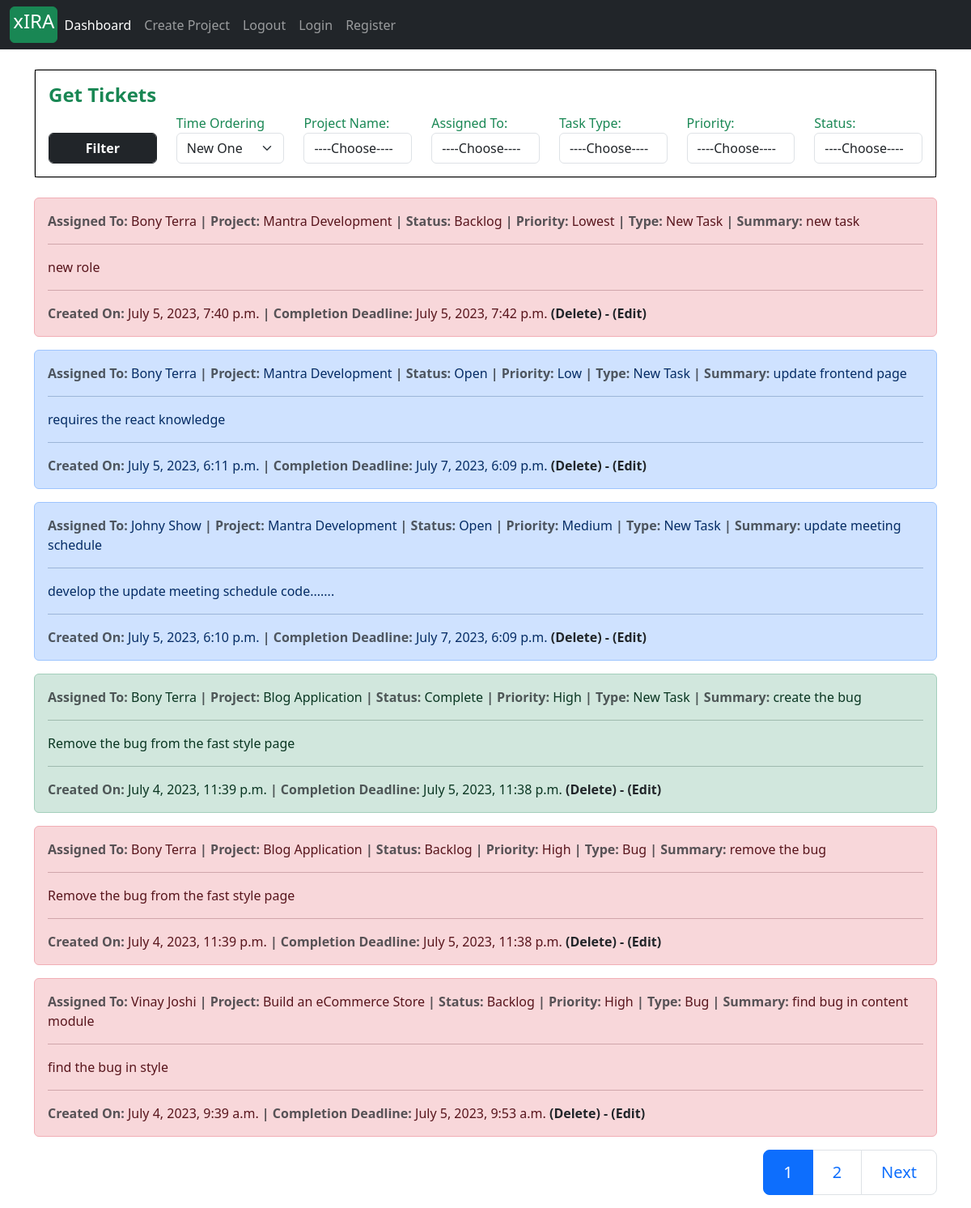
Page /ticket/manage/ (signed in) on the committed database.
### tickets/models.py (models this page shows, shortened)
class Task(models.Model):
    project       = models.ForeignKey(Project, on_delete=models.CASCADE)
    task_type     = models.CharField(max_length=30, choices = task_type_choices)
    short_summary = models.CharField(max_length=80)
    description   = models.TextField(max_length=500)
    assignee     = models.ForeignKey(Account, on_delete=models.CASCADE)
    status        = models.CharField(max_length=25, choices=status_field)
    priority      = models.CharField(max_length=25, choices=priority_field)
    start_date    = models.DateTimeField(auto_now_add=True)
    estimated_end_date = models.DateTimeField()
    def task_as_back_log(self):
        current_time = datetime.datetime.now().astimezone()
        estimated_end_date = self.estimated_end_date.astimezone()
        if self.status == 'Complete':
            return False
        if current_time >= estimated_end_date:
            self.status = 'Backlog'
            self.save()
            return True
        else:
            return False

### accounts/models.py (models this page shows, shortened)
class Account(AbstractBaseUser):
    first_name           = models.CharField(max_length=50)
    last_name            = models.CharField(max_length=50)
    work_email           = models.EmailField(max_length=100, unique=True)
    contact_number       = models.CharField(max_length=50)
    work_profile         = models.CharField(max_length=30, choices=choices)
    date_joined     = models.DateTimeField(auto_now_add=True)
    last_login      = models.DateTimeField(auto_now_add=True)
    is_admin        = models.BooleanField(default=False)
    is_staff        = models.BooleanField(default=False)
    is_active        = models.BooleanField(default=False)
    is_superadmin        = models.BooleanField(default=False)
    USERNAME_FIELD = 'work_email'
    REQUIRED_FIELDS = ['first_name', 'last_name']
    objects = MyAccountManager()
    def __str__(self):
        return f'{self.first_name} {self.last_name}'
    def is_project_manager(self):
        try:
            temp = ProjectManager.objects.get(project_manager__id=self.id)
            is_manager = True
        except ProjectManager.DoesNotExist:
            is_manager = False
        return is_manager

### projects/models.py (models this page shows)
class Project(models.Model):
    project_name         = models.CharField(max_length=30)
    project_description  = models.TextField(max_length=600, blank=True)
    project_category     = models.CharField(max_length=30, choices=choices)
    project_manager      =  models.ForeignKey(ProjectManager, on_delete=models.SET_NULL, null=True)
    assignees            =  models.ManyToManyField(Account)
    start_date           = models.DateTimeField(auto_now_add=True)
    estimated_end_date   = models.DateTimeField()
    def __str__(self):
        return self.project_name

### tickets/views.py (the view, shortened to what this page needs)
# urls.py: path('manage/', views.manage_ticket, name='manage_ticket'),
@login_required(login_url='login')
def manage_ticket(request):
    url = get_url(request)
    if request.user.is_project_manager():
        project_coice_tuple_list, assignee_choice_tuple_list = get_choice_fields(request.user)
        context = {
            'project_choice': project_coice_tuple_list,
            'assignee_choice': assignee_choice_tuple_list,
            'status_choice': status_field,
            'task_type_choice': task_type_choices,
            'priority_choice': priority_field,
        }
        all_task_query = get_all_tickets_project_manager(request.user)
        query_dic = request.GET
        if 'project_id' in query_dic:
            if query_dic['project_id'] != '' and len(all_task_query) > 0:
                all_task_query = all_task_query.filter(project__id=int(query_dic['project_id']))
        if 'assignee_id' in query_dic:
            if query_dic['assignee_id'] != '' and len(all_task_query) > 0:
                all_task_query = all_task_query.filter(assignee__id=int(query_dic['assignee_id']))
        if 'task_type' in query_dic:
            if query_dic['task_type'] != '' and len(all_task_query) > 0:
                all_task_query = all_task_query.filter(task_type=query_dic['task_type'])
        if 'priority' in query_dic:
            if query_dic['priority'] != '' and len(all_task_query) > 0:
                all_task_query = all_task_query.filter(priority=query_dic['priority'])
        if 'status' in query_dic:
            if query_dic['status'] != '' and len(all_task_query) > 0:
                all_task_query = all_task_query.filter(status=query_dic['status'])
        all_task_query = all_task_query.order_by('-start_date')
        page_no = request.GET.get('page')
        page_object = Paginator(all_task_query, 6)
        if page_no is None:
            all_task_query = page_object.get_page(1)
        else:
            all_task_query = page_object.get_page(page_no)
        context['tasks'] = all_task_query
        context['url'] = url
    return render(request, 'manage_ticket.html', context)

### projects/forms.py
class ProjectCreationForm(forms.ModelForm):
    class Meta:
        model = Project
        fields = ('project_name', 'project_category', 'project_description', 'estimated_end_date')
        widgets = {
            'project_name': forms.TextInput(attrs={'class': 'form-control',  }),
            'project_category': forms.Select(attrs={'class': 'form-control', }),
            'project_description': forms.Textarea(attrs={'class': 'form-control', 'rows':4, 'cols':15}),
        }

### accounts/models.py (called while the page is built)
    def get_all_project(self):
        return self.project_set.all()

### projects/context_processors.py (called while the page is built)
def create_project_form(request):
    form = ProjectCreationForm()
    context = {
        'project_creation_form': form
    }
    return context

### tickets/views.py (called while the page is built)
def get_all_tickets_project_manager(user):
    project_manager = ProjectManager.objects.get(project_manager__id=user.id)
    projects = project_manager.get_all_project()
    if len(projects) >= 1:
        project_1 = projects[0]
        all_tickets = Task.objects.filter(project__id=project_1.id)
        for i in range(1, len(projects)):
            all_tickets = all_tickets | Task.objects.filter(project__id=projects[i].id)
        return all_tickets
    return None

def get_choice_fields(user):
    project_manager = ProjectManager.objects.get(project_manager__id=user.id)
    project_choice = project_manager.get_all_project()
    assignee_choice = set()
    for projects in project_choice:
        assignee_choice = assignee_choice.union(set(projects.assignees.all()))
    project_coice_tuple_list = []
    assignee_choice_tuple_list = []
    for pr_choice in project_choice:
        project_coice_tuple_list.append((pr_choice.id, pr_choice))
    for ass_choice in assignee_choice:
        assignee_choice_tuple_list.append((ass_choice.id, ass_choice))
    return project_coice_tuple_list, assignee_choice_tuple_list

def get_url(request):
    url = ""
    count = 0
    for j in request.GET:
        if j != 'page':
            count += 1
    if count > 0:
        url += "?"
    for item in request.GET:
        if item != 'page':
            temp_url = item + "=" + request.GET.get(item) + "&"
            url += temp_url
    if url[-1:] == "&":
        url = url[:-1]
    return url

### templates/manage_ticket.html (shortened to what this page needs)
{% extends 'base.html' %}
{% block content %}
{% load tz %}
<div class="container mt-4">
    <div class="card mx-auto">
      <article class="card-body"  style="border: 1px solid black;">
		<header class="text-success"><h4><strong class="card-title">Get Tickets</strong></h4></header>
		<form action = "{% url 'manage_ticket' %}" method="GET">
				<div class="form-group row">
					<div class="col form-group" style="">
                        	<button class="btn btn-dark form-control" href="#"><strong>Filter</strong></button>
            		</div>
					<div class="col form-group">
							<label class="text-success" for="">Time Ordering</label>
							<select class="form-select" name="order_by">
							  <option value="1" selected>New One</option>
							</select>
				</div>
					<div class="col form-group">
						<label class="text-success" for="project_id">Project Name:</label>
						<select class="form-control" name="project_id">
						<option value="">----Choose----</option>
						</select>
					</div>
					<div class="col form-group">
						<label class="text-success" for="assignee_id">Assigned To:</label>
						<select class="form-control" name="assignee_id">
						<option value="">----Choose----</option>
						</select>
					</div>
					<div class="col form-group">
			            <label class="text-success" for="">Task Type:</label>
						<select class="form-control" name="task_type">
						<option value="">----Choose----</option>
						</select>
					</div>
					<div class="col form-group">
			            <label class="text-success" for="">Priority:</label>
						<select class="form-control" name="priority">
						<option value="">----Choose----</option>
						</select>
					</div>
					<div class="col form-group">
			            <label class="text-success" for="">Status:</label>
						<select class="form-control" name="status">
						<option value="">----Choose----</option>
						</select>
					</div>
		</form>
		</article>
    </div>
</div>
<div class="container mt-4">
	{% for task in tasks %}
	<div class="alert alert-{% if task.task_as_back_log %}danger{% elif task.status == 'Open' %}primary{% elif task.status == 'In Progress' %}info{% else %}success{% endif %}" role="alert">
		<strong class="text-muted"> Assigned To: </strong>
		{{task.assignee}}
		<strong class="text-muted">| Project: </strong>
		{{task.project}}
		<strong class="text-muted">| Status: </strong>
	    {{task.status|capfirst}}
	 	<strong class="text-muted">| Priority: </strong>
	    {{task.priority}}
		<strong class="text-muted">| Type: </strong>
	    {{task.task_type}}
		<strong class="text-muted">| Summary: </strong>
	    {{task.short_summary}}
	 	<hr>
	 	<p>{{task.description}}</p>
	 	<hr>
	<strong class="text-muted"> Created On: </strong>
	 {{task.start_date|timezone:"Asia/Kolkata"}}
	<strong class="text-muted">| Completion Deadline: </strong>
	 {{task.estimated_end_date|timezone:"Asia/Kolkata"}}
	<a class="text-dark" href="{% url 'delete_ticket' task.id %}" style="text-decoration: none;"><strong> (Delete) -</strong></a>
 	<a class="text-dark" href="{% url 'edit_ticket' task.id %}" style="text-decoration: none;"><strong> (Edit)</strong></a>
	</div>
	{% endfor %}
<nav aria-label="Page navigation example">
	  <ul class="pagination justify-content-end pagination-lg">
			  {% for page_no in tasks.paginator.page_range %}
		  		{% if tasks.number == page_no %}
					{% if url %}
		  				<li class="page-item active"><a class="page-link" href="{{url}}&page={{page_no}}">{{page_no}}</a></li>
		  			{%  else %}
		  				<li class="page-item active"><a class="page-link" href="?page={{page_no}}">{{page_no}}</a></li>
		  			{% endif %}
		  		{% else %}
					{% if url %}
		  				<li class="page-item "><a class="page-link" href="{{url}}&page={{page_no}}">{{page_no}}</a></li>
		  			{%  else %}
		  				<li class="page-item "><a class="page-link" href="?page={{page_no}}">{{page_no}}</a></li>
		  			{% endif %}
		  		{% endif %}
		  	{% endfor %}
		{% if url %}
		  	{% if tasks.has_next %}
		  		<li class="page-item"><a class="page-link" href="{{url}}&page={{tasks.next_page_number}}">Next</a></li>
		  	{% endif %}
		{%  else %}
		  	{% if tasks.has_next %}
		  		<li class="page-item"><a class="page-link" href="?page={{tasks.next_page_number}}">Next</a></li>
		  	{% endif %}
		{% endif %}
	  </ul>
</nav>
</div>
{% endblock %}

### rows in the picture
Task: assignee "Bony Terra", project "Mantra Development", status "Backlog", priority "Lowest", task_type "New Task", short_summary "new task", description "new role", start_date "July 5, 2023, 7:40 p.m.", estimated_end_date "July 5, 2023, 7:42 p.m."
Task: assignee "Bony Terra", project "Mantra Development", status "Open", priority "Low", task_type "New Task", short_summary "update frontend page", description "requires the react knowledge", start_date "July 5, 2023, 6:11 p.m.", estimated_end_date "July 7, 2023, 6:09 p.m."
Task: assignee "Johny Show", project "Mantra Development", status "Open", priority "Medium", task_type "New Task", short_summary "update meeting schedule", description "develop the update meeting schedule code.......", start_date "July 5, 2023, 6:10 p.m.", estimated_end_date "July 7, 2023, 6:09 p.m."
Task: assignee "Bony Terra", project "Blog Application", status "Complete", priority "High", task_type "New Task", short_summary "create the bug", description "Remove the bug from the fast style page", start_date "July 4, 2023, 11:39 p.m.", estimated_end_date "July 5, 2023, 11:38 p.m."
Task: assignee "Bony Terra", project "Blog Application", status "Backlog", priority "High", task_type "Bug", short_summary "remove the bug", description "Remove the bug from the fast style page", start_date "July 4, 2023, 11:39 p.m.", estimated_end_date "July 5, 2023, 11:38 p.m."
Task: assignee "Vinay Joshi", project "Build an eCommerce Store", status "Backlog", priority "High", task_type "Bug", short_summary "find bug in content module", description "find the bug in style", start_date "July 4, 2023, 9:39 a.m.", estimated_end_date "July 5, 2023, 9:53 a.m."

### other values in the picture
{{ page_no }} "1"
{{ page_no }} "2"
